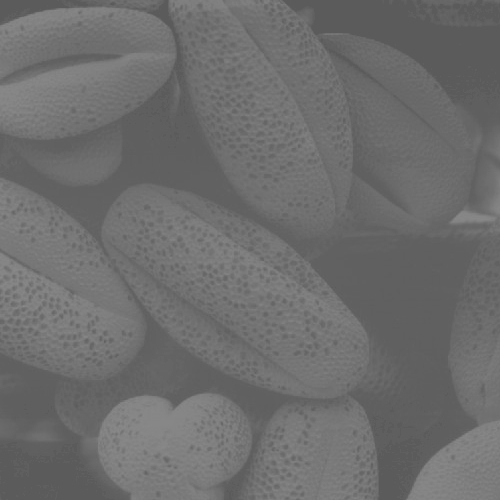
#> input picture images/Fig3.15(a)3.jpg, 500 x 500 px
$ jupyter execute exercise-2.ipynb   (shell and % lines are left out)
#> lines starting #> are read from the running program, lines starting #| are printed output that depends on the picture
# Introduction
* YOU HAVE TO run cell in "Download Images" to prepare images for the code following.

# 1. Download images

# 2. Create figures presented in slide "Chapter2"
## 2.1 Samples for slide 2.16

[cell 1]
import numpy as np
import cv2
import matplotlib.pyplot as plt
from matplotlib.colors import NoNorm
import math

def read_image(filename, color=True):
#> called with filename = './images/Fig3.15(a)3.jpg', color = False
  return cv2.cvtColor(cv2.imread(filename, 1 if color else 0), cv2.COLOR_BGR2RGB)
#> returned value is the input picture: shape (500, 500, 3); min 90, max 138, mean 109.1

"""
if image_data is in color format then RGB must be used
"""
def write_image(filename, image_data):
  image_data = cv2.cvtColor(image_data, cv2.COLOR_RGB2BGR)
  cv2.imwrite(filename, image_data)

def show_image(image, title="sample", figsize=(8,6), tickoff=False):
  plt.figure(figsize=figsize)
  if image.ndim == 2:
      plt.imshow(image, cmap="gray", norm=NoNorm())
  else:
      plt.imshow(image)
  plt.title(title)
  plt.show()


image_gray = read_image("./images/Fig3.15(a)3.jpg", color=False)
show_image(image_gray, "Original Image")

image_gray = image_gray/255.0 # => [0,1]
a, b = 1, -1
image_gray = (((a * np.exp(image_gray) + b)*255.0).clip(0,255)).astype(np.uint8)
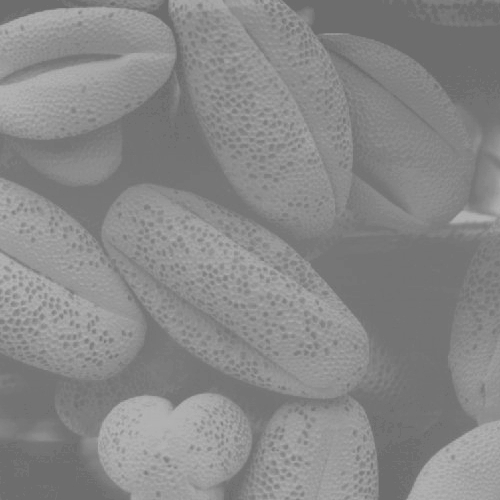
#> image_gray: shape (500, 500, 3); min 107, max 183, mean 136.1
show_image(image_gray, "Exponential transform")
#> call 2 of read_image, with filename = './images/Fig2.22(b).jpg', color = False
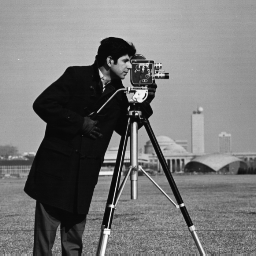
#> input picture images/Fig2.22(b).jpg, 256 x 256 px
#> in read_image, returned value is the input picture: shape (256, 256, 3); min 7, max 253, mean 118.7

## 2.2 Code for other figures

### 2.2.1 Slide 2.8 and 2.10: Linear transform

[cell 2]
def linearTransform(image,a,b):
#> called with a = 1.5, b = 20
  result = ((a * image+ b).clip(0,255)).astype(np.uint8)
  return result

[cell 3]
camera_man = read_image("./images/Fig2.22(b).jpg", color=False)
show_image(camera_man, "Original Image")
cmrM1 = linearTransform(camera_man,1.5,20)
show_image(cmrM1, "Linear-boardcast a = 1.5, b = 20")
cmrM2 = linearTransform(camera_man,1.5,50)
show_image(cmrM2, "Linear-boardcast a = 1.5, b = 50")
cmrM3 = linearTransform(camera_man,0.5,0)
#> call 3 of linearTransform, with a = 0.5, b = 0
#> in linearTransform (call 3), `result = ((a * image+ b).clip(0,255)).astype(np.uint8)`:
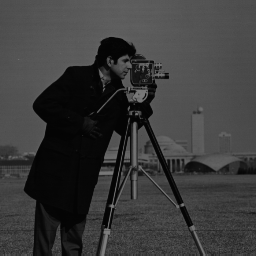
#> result: shape (256, 256, 3); min 3, max 126, mean 59.1
show_image(cmrM3, "Linear-boardcast a = 0.5, b = 0")
breast = read_image("./images/Fig3.04(a).jpg", color=False)
#> call 3 of read_image, with filename = './images/Fig3.04(a).jpg', color = False
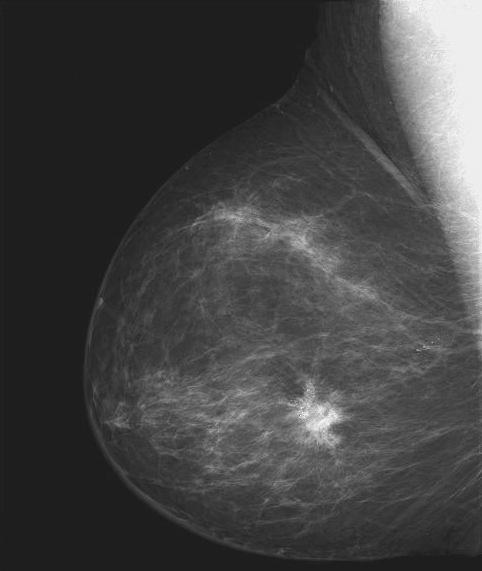
#> input picture images/Fig3.04(a).jpg, 482 x 571 px
#> in read_image, returned value is the input picture: shape (571, 482, 3); min 21, max 255, mean 66.7
show_image(breast, "Original positive Image")
show_image(linearTransform(breast,-1,255), "Negative image")
#> call 4 of linearTransform, with a = -1, b = 255
#> in linearTransform (call 4), `result = ((a * image+ b).clip(0,255)).astype(np.uint8)`:
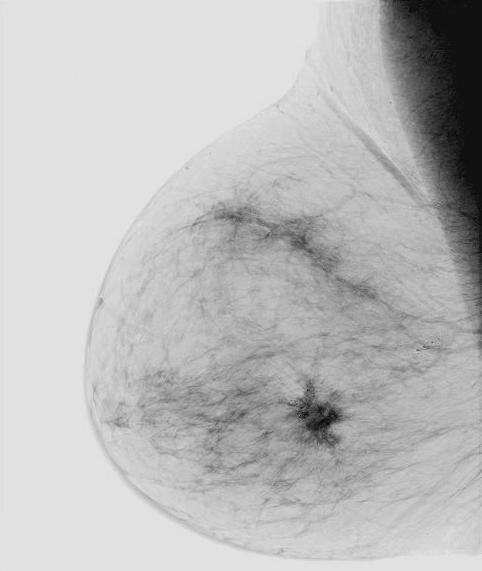
#> result: shape (571, 482, 3); min 0, max 234, mean 188.3
#> call 4 of read_image, with filename = './images/Fig3.05(a).jpg', color = False
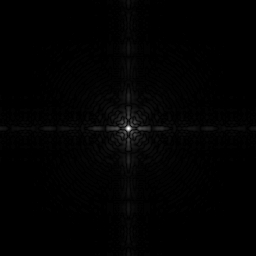
#> input picture images/Fig3.05(a).jpg, 256 x 256 px
#> in read_image, returned value is the input picture: shape (256, 256, 3); min 0, max 255, mean 2.1

### 2.2.2 Slide 2.13: Logarithmic transform

[cell 4]
def logarith_trans(image,a,b):
#> called with a = 9.15, b = -9
  res = image/255.0 # => [0,1]
  res = (((a * np.exp(res) + b)*255.0).clip(0,255)).astype(np.uint8)
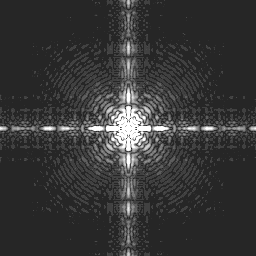
#> res: shape (256, 256, 3); min 38, max 255, mean 55.2
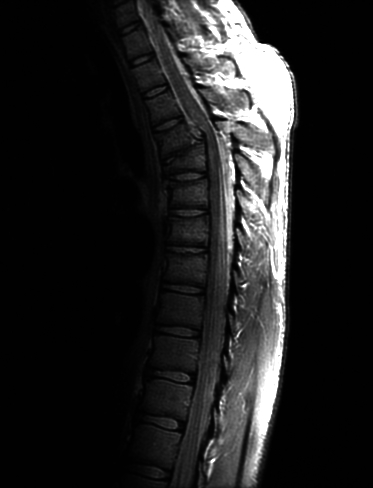
#> input picture images/Fig3.08(a).jpg, 373 x 488 px
#> in read_image, returned value is the input picture: shape (488, 373, 3); min 0, max 255, mean 32.6
  return res

someBodyOnceToldMe = read_image("./images/Fig3.05(a).jpg", color=False)
show_image(someBodyOnceToldMe, "Before Loga transform")
TheWorldisGonnaRollMe = logarith_trans(someBodyOnceToldMe,9.15,-9)
show_image(TheWorldisGonnaRollMe, "Loga transform")

### 2.2.3 Slide 2.19: Power-law transform

[cell 5]
def power_trans(image,gamma):
#> called with gamma = 0.6
  res = np.array(255*(image / 255) ** gamma, dtype = 'uint8')
#> res: shape (488, 373, 3)
  return res

strange_bone = read_image("./images/Fig3.08(a).jpg", color=False)
show_image(strange_bone, "Before gamma transform")
fixedbone1 = power_trans(strange_bone,0.6)
show_image(fixedbone1, "gamma 0.6")
fixedbone2 = power_trans(strange_bone,0.4)
#> call 2 of power_trans, with gamma = 0.4
#> in power_trans (call 2), `res = np.array(255*(image / 255) ** gamma, dtype = 'uint8')`:
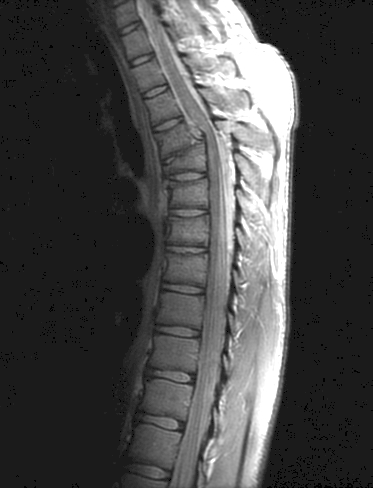
#> res: shape (488, 373, 3); min 0, max 255, mean 71.8
show_image(fixedbone2, "gamma 0.4")
fixedbone3 = power_trans(strange_bone,0.3)
#> call 3 of power_trans, with gamma = 0.3
#> in power_trans (call 3), `res = np.array(255*(image / 255) ** gamma, dtype = 'uint8')`:
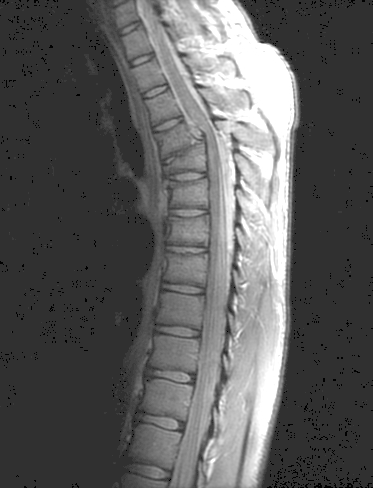
#> res: shape (488, 373, 3); min 0, max 255, mean 92
show_image(fixedbone3, "gamma 0.3")
